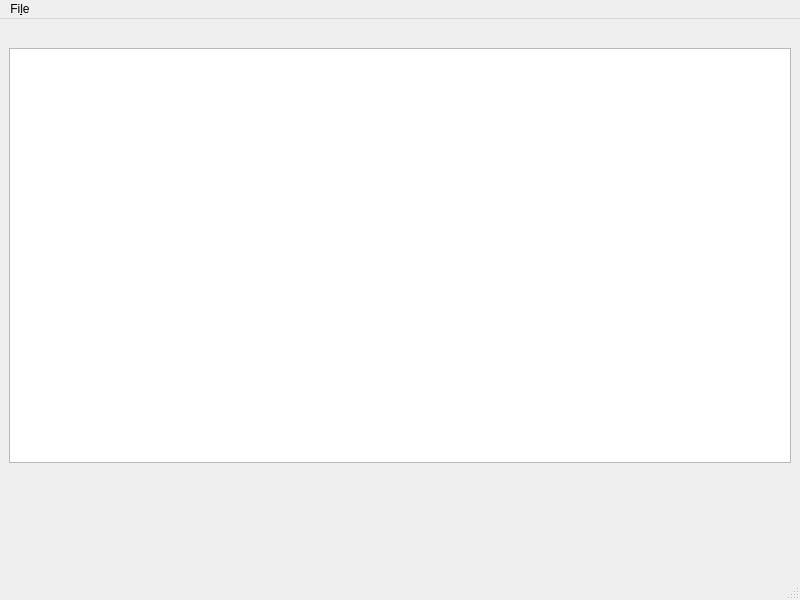
<?xml version="1.0" encoding="UTF-8"?>
<ui version="4.0">
 <class>MainWindow</class>
 <widget class="QMainWindow" name="MainWindow">
  <property name="geometry">
   <rect>
    <x>0</x>
    <y>0</y>
    <width>800</width>
    <height>600</height>
   </rect>
  </property>
  <property name="windowTitle">
   <string>MainWindow</string>
  </property>
  <widget class="QWidget" name="centralwidget">
   <layout class="QVBoxLayout" name="verticalLayout">
    <item>
     <widget class="QLabel" name="proofThesis">
      <property name="text">
       <string/>
      </property>
     </widget>
    </item>
    <item>
     <widget class="QTreeView" name="proofTreeView"/>
    </item>
    <item>
     <widget class="QWidget" name="widget" native="true">
      <property name="minimumSize">
       <size>
        <width>100</width>
        <height>100</height>
       </size>
      </property>
     </widget>
    </item>
   </layout>
  </widget>
  <widget class="QMenuBar" name="menubar">
   <property name="geometry">
    <rect>
     <x>0</x>
     <y>0</y>
     <width>800</width>
     <height>22</height>
    </rect>
   </property>
   <widget class="QMenu" name="menuFile">
    <property name="title">
     <string>Fi&amp;le</string>
    </property>
    <addaction name="actionOpen"/>
   </widget>
   <addaction name="menuFile"/>
  </widget>
  <widget class="QStatusBar" name="statusbar"/>
  <action name="actionOpen">
   <property name="text">
    <string>&amp;Open</string>
   </property>
  </action>
 </widget>
 <resources/>
 <connections/>
</ui>
